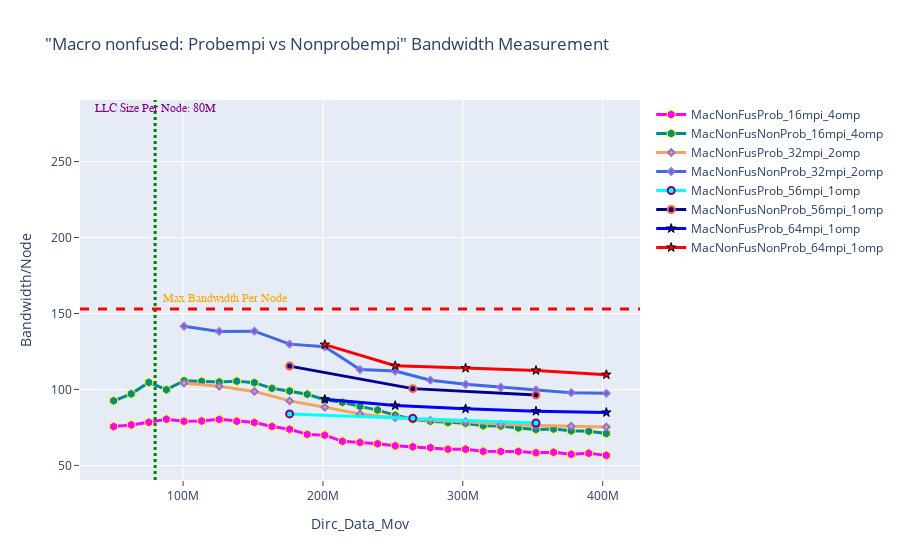

Notebook cell for this chart:
### Markdown cell above
## BANDWIDTH - Macro nonfused: Probempi vs Nonprobempi

### Code cell
fig = go.Figure() 

# 1----
fig.add_trace(go.Scatter(x=(dfMacNonFusProb_16mpi_4omp.Dirc_Data_Mov*(dfMacNonFusProb_16mpi_4omp.MPI_size/2)), 
                         y=(dfMacNonFusProb_16mpi_4omp.BAND*(dfMacNonFusProb_16mpi_4omp.MPI_size/2)), 
                         mode='lines+markers', 
                         name='MacNonFusProb_16mpi_4omp',
                         line=dict(color='magenta',width=3),
                         marker=dict(symbol='hexagon',size=9, line=dict(color='yellow',width=1))))

fig.add_trace(go.Scatter(x=(dfMacNonFusNonProb_16mpi_4omp.Dirc_Data_Mov*(dfMacNonFusNonProb_16mpi_4omp.MPI_size/2)), 
                         y=(dfMacNonFusNonProb_16mpi_4omp.BAND*(dfMacNonFusNonProb_16mpi_4omp.MPI_size/2)), 
                         mode='lines+markers', 
                         name='MacNonFusNonProb_16mpi_4omp',
                         line=dict(color='darkcyan',width=3),
                         marker=dict(symbol='hexagon',size=9, line=dict(color='yellow',width=1))))


# 2----
fig.add_trace(go.Scatter(x=(dfMacNonFusProb_32mpi_2omp.Dirc_Data_Mov*(dfMacNonFusProb_32mpi_2omp.MPI_size/2)), 
                         y=(dfMacNonFusProb_32mpi_2omp.BAND*(dfMacNonFusProb_32mpi_2omp.MPI_size/2)), 
                         mode='lines+markers', 
                         name='MacNonFusProb_32mpi_2omp',
                         line=dict(color='sandybrown',width=3),
                         marker=dict(symbol='diamond',size=5,line=dict(color='MediumPurple',width=2))))

fig.add_trace(go.Scatter(x=(dfMacNonFusNonProb_32mpi_2omp.Dirc_Data_Mov*(dfMacNonFusNonProb_32mpi_2omp.MPI_size/2)), 
                         y=(dfMacNonFusNonProb_32mpi_2omp.BAND*(dfMacNonFusNonProb_32mpi_2omp.MPI_size/2)), 
                         mode='lines+markers', 
                         name='MacNonFusNonProb_32mpi_2omp',
                         line=dict(color='royalblue',width=3),
                         marker=dict(symbol='diamond',size=5,line=dict(color='MediumPurple',width=2))))


# 3----
fig.add_trace(go.Scatter(x=(dfMacNonFusProb_56mpi_1omp.Dirc_Data_Mov*(dfMacNonFusProb_56mpi_1omp.MPI_size/2)), 
                         y=(dfMacNonFusProb_56mpi_1omp.BAND*(dfMacNonFusProb_56mpi_1omp.MPI_size/2)), 
                         mode='lines+markers', 
                         name='MacNonFusProb_56mpi_1omp',
                         line=dict(color='cyan',width=3),
                         marker=dict(symbol='circle',size=7,line=dict(color='Purple',width=2))))

fig.add_trace(go.Scatter(x=(dfMacNonFusNonProb_56mpi_1omp.Dirc_Data_Mov*(dfMacNonFusNonProb_56mpi_1omp.MPI_size/2)), 
                         y=(dfMacNonFusNonProb_56mpi_1omp.BAND*(dfMacNonFusNonProb_56mpi_1omp.MPI_size/2)), 
                         mode='lines+markers', 
                         name='MacNonFusNonProb_56mpi_1omp',
                         line=dict(color='darkblue',width=3),
                         marker=dict(symbol='circle',size=7, line=dict(color='tomato',width=2))))

# 4----
fig.add_trace(go.Scatter(x=(dfMacNonFusProb_64mpi_1omp.Dirc_Data_Mov*(dfMacNonFusProb_64mpi_1omp.MPI_size/2)), 
                         y=(dfMacNonFusProb_64mpi_1omp.BAND*(dfMacNonFusProb_64mpi_1omp.MPI_size/2)), 
                         mode='lines+markers', 
                         name='MacNonFusProb_64mpi_1omp',
                         line=dict(color='blue',width=3),
                         marker=dict(symbol='star',size=7, line=dict(color='black',width=1))))

fig.add_trace(go.Scatter(x=(dfMacNonFusNonProb_64mpi_1omp.Dirc_Data_Mov*(dfMacNonFusNonProb_64mpi_1omp.MPI_size/2)), 
                         y=(dfMacNonFusNonProb_64mpi_1omp.BAND*(dfMacNonFusNonProb_64mpi_1omp.MPI_size/2)), 
                         mode='lines+markers', 
                         name='MacNonFusNonProb_64mpi_1omp',
                         line=dict(color='red',width=3),
                         marker=dict(symbol='star',size=7, line=dict(color='black',width=1))))


# Adding vertical and horizontal lines 
fig.add_vline(x=80e6, line_width=3, line_dash="dot", line_color="green")
fig.add_hline(y=153, line_width=3, line_dash="dash", line_color="red")

# Add annotation with arrow
fig.add_annotation(
    x='80e6'
    , y=280
    , text=f'LLC Size Per Node: 80M'
    , yanchor='bottom'
    , showarrow=False
    , arrowhead=1
    , arrowsize=1
    , arrowwidth=2
    , arrowcolor="#636363"
    , ax=-20
    , ay=-30
    , font=dict(size=12, color="purple", family="Sans Serif")
    , align="left"
    ,)

fig.add_annotation(
    x='130e6'
    , y=155
    , text=f'Max Bandwidth Per Node'
    , yanchor='bottom'
    , showarrow=False
    , arrowhead=1
    , arrowsize=1
    , arrowwidth=2
    , arrowcolor="#636363"
    , ax=-20
    , ay=-30
    , font=dict(size=12, color="orange", family="Sans Serif")
    , align="left"
    ,)


fig.update_layout(title='"Macro nonfused: Probempi vs Nonprobempi" Bandwidth Measurement',
                  xaxis_title='Dirc_Data_Mov', yaxis_title='Bandwidth/Node', 
                  xaxis=dict(ticks="outside"),  
                  yaxis=dict(ticks="outside"))

### Figure 1 — Plotly figure (JSON) as saved in the notebook; plotly's stock layout.template omitted (floating-point values rounded to 4 significant figures)
{"data": [{"line": {"color": "magenta", "width": 3}, "marker": {"line": {"color": "yellow", "width": 1}, "size": 9, "symbol": "hexagon"}, "mode": "lines+markers", "name": "MacNonFusProb_16mpi_4omp", "type": "scatter", "x": [50331648, 62914560, 75497472, 88080384, 100663296, 113246208, 125829120, 138412032, 150994944, 163577856, 176160768, 188743680, 201326592, 213909504, 226492416, 239075328, 251658240, 264241152, 276824064, 289406976, 301989888, 314572800, 327155712, 339738624, 352321536, 364904448, 377487360, 390070272, 402653184], "y": [75.53, 76.65, 78.36, 80.43, 78.97, 79.21, 80.28, 79.06, 78.22, 75.62, 73.76, 70.4, 69.88, 65.82, 65.1, 64.25, 62.85, 62.26, 61.68, 60.67, 60.66, 59.22, 59.17, 59.18, 58.29, 58.59, 57.3, 57.95, 56.58]}, {"line": {"color": "darkcyan", "width": 3}, "marker": {"line": {"color": "yellow", "width": 1}, "size": 9, "symbol": "hexagon"}, "mode": "lines+markers", "name": "MacNonFusNonProb_16mpi_4omp", "type": "scatter", "x": [50331648, 62914560, 75497472, 88080384, 100663296, 113246208, 125829120, 138412032, 150994944, 163577856, 176160768, 188743680, 201326592, 213909504, 226492416, 239075328, 251658240, 264241152, 276824064, 289406976, 301989888, 314572800, 327155712, 339738624, 352321536, 364904448, 377487360, 390070272, 402653184], "y": [92.52, 97.07, 104.6, 99.81, 105.7, 105.3, 104.9, 105.5, 104.5, 100.7, 98.94, 96.81, 93.18, 91.5, 88.83, 86.4, 83.01, 80.4, 79.05, 78.19, 77.8, 76.14, 75.88, 74.67, 73.64, 73.95, 72.73, 72.47, 70.97]}, {"line": {"color": "sandybrown", "width": 3}, "marker": {"line": {"color": "MediumPurple", "width": 2}, "size": 5, "symbol": "diamond"}, "mode": "lines+markers", "name": "MacNonFusProb_32mpi_2omp", "type": "scatter", "x": [100663296, 125829120, 150994944, 176160768, 201326592, 226492416, 251658240, 276824064, 301989888, 327155712, 352321536, 377487360, 402653184], "y": [104.1, 102.1, 98.69, 92.45, 88.2, 83.77, 81.38, 79.65, 78.71, 77.06, 76.26, 75.75, 75.32]}, {"line": {"color": "royalblue", "width": 3}, "marker": {"line": {"color": "MediumPurple", "width": 2}, "size": 5, "symbol": "diamond"}, "mode": "lines+markers", "name": "MacNonFusNonProb_32mpi_2omp", "type": "scatter", "x": [100663296, 125829120, 150994944, 176160768, 201326592, 226492416, 251658240, 276824064, 301989888, 327155712, 352321536, 377487360, 402653184], "y": [141.6, 138.2, 138.4, 129.8, 128.0, 113.0, 112.1, 106.1, 103.4, 101.4, 99.67, 97.89, 97.45]}, {"line": {"color": "cyan", "width": 3}, "marker": {"line": {"color": "Purple", "width": 2}, "size": 7, "symbol": "circle"}, "mode": "lines+markers", "name": "MacNonFusProb_56mpi_1omp", "type": "scatter", "x": [176160768, 264241152, 352321536], "y": [83.9, 81.01, 77.89]}, {"line": {"color": "darkblue", "width": 3}, "marker": {"line": {"color": "tomato", "width": 2}, "size": 7, "symbol": "circle"}, "mode": "lines+markers", "name": "MacNonFusNonProb_56mpi_1omp", "type": "scatter", "x": [176160768, 264241152, 352321536], "y": [115.3, 100.5, 96.27]}, {"line": {"color": "blue", "width": 3}, "marker": {"line": {"color": "black", "width": 1}, "size": 7, "symbol": "star"}, "mode": "lines+markers", "name": "MacNonFusProb_64mpi_1omp", "type": "scatter", "x": [201326592, 251658240, 301989888, 352321536, 402653184], "y": [93.48, 89.37, 87.24, 85.69, 84.84]}, {"line": {"color": "red", "width": 3}, "marker": {"line": {"color": "black", "width": 1}, "size": 7, "symbol": "star"}, "mode": "lines+markers", "name": "MacNonFusNonProb_64mpi_1omp", "type": "scatter", "x": [201326592, 251658240, 301989888, 352321536, 402653184], "y": [129.5, 115.6, 114.0, 112.5, 109.7]}], "layout": {"annotations": [{"align": "left", "arrowcolor": "#636363", "arrowhead": 1, "arrowsize": 1, "arrowwidth": 2, "ax": -20, "ay": -30, "font": {"color": "purple", "family": "Sans Serif", "size": 12}, "showarrow": false, "text": "LLC Size Per Node: 80M", "x": "80e6", "y": 280, "yanchor": "bottom"}, {"align": "left", "arrowcolor": "#636363", "arrowhead": 1, "arrowsize": 1, "arrowwidth": 2, "ax": -20, "ay": -30, "font": {"color": "orange", "family": "Sans Serif", "size": 12}, "showarrow": false, "text": "Max Bandwidth Per Node", "x": "130e6", "y": 155, "yanchor": "bottom"}], "shapes": [{"line": {"color": "green", "dash": "dot", "width": 3}, "type": "line", "x0": 80000000, "x1": 80000000, "xref": "x", "y0": 0, "y1": 1, "yref": "y domain"}, {"line": {"color": "red", "dash": "dash", "width": 3}, "type": "line", "x0": 0, "x1": 1, "xref": "x domain", "y0": 153, "y1": 153, "yref": "y"}], "title": {"text": "\"Macro nonfused: Probempi vs Nonprobempi\" Bandwidth Measurement"}, "xaxis": {"ticks": "outside", "title": {"text": "Dirc_Data_Mov"}}, "yaxis": {"ticks": "outside", "title": {"text": "Bandwidth/Node"}}}}
